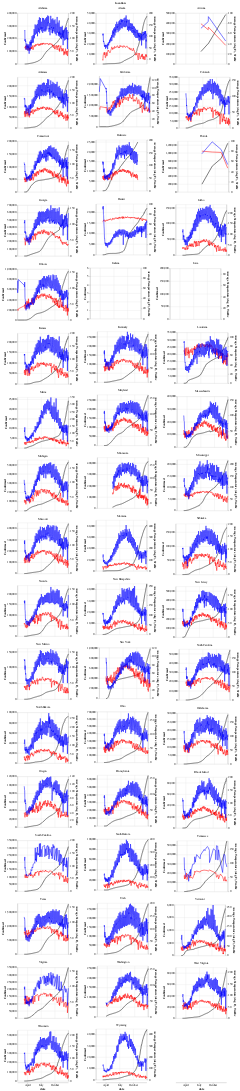

Write notebook code for a chart like this one.
### Code cell
charts = []
colors=['black','red','blue']
for i,y_ in enumerate(['Confirmed','Average Temperature (deg F)','Traffic']):
    chart = alt.Chart().mark_line(color=colors[i]).encode(
        y = alt.Y(y_),
        x = 'date')
    charts.append(chart)
charts = [charts[0],alt.layer(charts[1],charts[2]).resolve_scale(y='shared')]
alt.data_transformers.disable_max_rows() 
alt.layer(*charts,data=merged_df).properties(width=200,height=200).resolve_scale(y='independent').facet('location',columns=3).resolve_scale(x='shared',y='independent')

### Figure 1 — Vega-Lite specification as saved in the notebook (floating-point values rounded to 4 significant figures; data arrays with more than 128 entries replaced by an {"elided": "..."} marker saying what was removed)
{"config": {"view": {"continuousWidth": 400, "continuousHeight": 300}}, "data": {"name": "data-8da5696badd55490822de2abf3a41cca"}, "facet": {"type": "nominal", "field": "location"}, "spec": {"layer": [{"mark": {"type": "line", "color": "black"}, "encoding": {"x": {"type": "temporal", "field": "date"}, "y": {"type": "quantitative", "field": "Confirmed"}}}, {"layer": [{"mark": {"type": "line", "color": "red"}, "encoding": {"x": {"type": "temporal", "field": "date"}, "y": {"type": "quantitative", "field": "Average Temperature (deg F)"}}}, {"mark": {"type": "line", "color": "blue"}, "encoding": {"x": {"type": "temporal", "field": "date"}, "y": {"type": "quantitative", "field": "Traffic"}}}], "resolve": {"scale": {"y": "shared"}}}], "height": 200, "resolve": {"scale": {"y": "independent"}}, "width": 200}, "columns": 3, "resolve": {"scale": {"x": "shared", "y": "independent"}}, "$schema": "https://vega.github.io/schema/vega-lite/v4.8.1.json", "datasets": {"data-8da5696badd55490822de2abf3a41cca": {"elided": "12789 records"}}}
